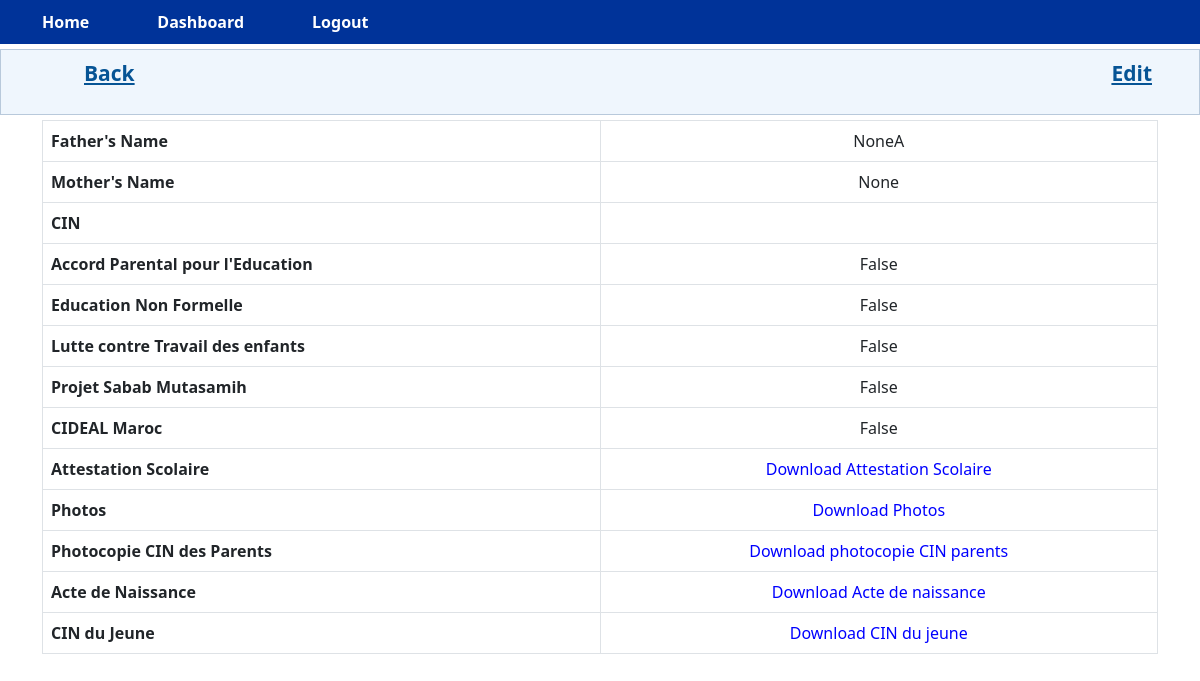
Screenshot of /view_family/1 (signed in) with the database file from the repository.
### app.py (models this page shows)
class Family(db.Model, UserMixin):
    id = db.Column(db.Integer, primary_key=True)
    pere_name = db.Column(db.String(100), nullable=True)
    maman_name = db.Column(db.String(100), nullable=True)
    cin = db.Column(db.String(20), nullable=True)
    Accord_P_Education_parental = db.Column(db.Boolean, default=False, nullable=True)
    Education_Non_Formelle = db.Column(db.Boolean, default=False, nullable=True)
    lutte_contre_Travail_des_enfants = db.Column(db.Boolean, default=False, nullable=True)
    Projet_Sabab_Mutasamih = db.Column(db.Boolean, default=False, nullable=True)
    CIDEAL_Maroc = db.Column(db.Boolean, default=False, nullable=True)
    Attestation_scolaire = db.Column(db.String(100), nullable=True)
    Photos = db.Column(db.String(100), nullable=True)
    photocopie_CIN_parents = db.Column(db.String(100), nullable=True)
    Acte_de_naissance = db.Column(db.String(100), nullable=True)
    CIN_du_jeune = db.Column(db.String(100), nullable=True)
    children_id = db.Column(db.Integer, db.ForeignKey('children.id'))
    child = db.relationship('Children', backref='parent_family')

### app.py (the view)
@app.route('/view_family/<int:child_id>')
def view_family(child_id):
    child = Children.query.get_or_404(child_id)
    family = Family.query.filter_by(children_id=child.id).first()
    form = FamilyForm()
    return render_template('view_family.html', child=child, family=family, form=form)

### app.py (called while the page is built)
@login_manager.user_loader
def load_user(id):
    with app.app_context():
        return User.query.get(int(id))

### templates/view_family.html (shortened to what this page needs)
{% extends 'dashboard.html' %}
{% block page_content %}
<div class="sidenav">
    <ul class="navbar">
        <li class="nav-item"><a href="{{ url_for('view_children', child_id=child.id) }}"> Back </a></li>
        <li class="nav-item"><a href="{{ url_for('edit_family', child_id=child.id) }}">Edit</a></li>
    </ul>
</div>
    {% if family %}
        <div class="container">
          <table class="table table-bordered">
              <tr>
                  <th>Father's Name</th>
                  <td>{{ family.pere_name }}</td>
              </tr>
              <tr>
                  <th>Mother's Name</th>
                  <td>{{ family.maman_name }}</td>
              </tr>
              <tr>
                  <th>CIN</th>
                  <td>{{ family.cin }}</td>
              </tr>
              <tr>
                  <th>Accord Parental pour l'Education</th>
                  <td>{{ family.Accord_P_Education_parental  }}</td>
              </tr>
              <tr>
                  <th>Education Non Formelle</th>
                  <td>{{ family.Education_Non_Formelle  }}</td>
              </tr>
              <tr>
                  <th>Lutte contre Travail des enfants</th>
                  <td>{{ family.lutte_contre_Travail_des_enfants  }}</td>
              </tr>
              <tr>
                  <th>Projet Sabab Mutasamih</th>
                  <td>{{ family.Projet_Sabab_Mutasamih  }}</td>
              </tr>
              <tr>
                  <th>CIDEAL Maroc</th>
                  <td>{{  family.CIDEAL_Maroc  }}</td>
                  <tr>
                    <th>Attestation Scolaire</th>
                    <td>
                        {% if family.Attestation_scolaire %}
                            <a class="download_a" href="{{ family.Attestation_scolaire }}" download>Download Attestation Scolaire</a>
                        {% else %}
                            No file uploaded.
                        {% endif %}
                    </td>
                </tr>
                <tr>
                    <th>Photos</th>
                    <td>
                        {% if family.Photos %}
                            <a class="download_a" href="{{ family.Photos }}" download>Download Photos</a>
                        {% else %}
                            No file uploaded.
                        {% endif %}
                    </td>
                </tr>
                <tr>
                    <th>Photocopie CIN des Parents</th>
                    <td>
                        {% if family.photocopie_CIN_parents %}
                            <a class="download_a" href="{{ family.photocopie_CIN_parents }}" download>Download photocopie CIN parents</a>
                        {% else %}
                            No file uploaded.
                        {% endif %}
                    </td>
                </tr>
                <tr>
                    <th>Acte de Naissance</th>
                    <td>
                        {% if family.Acte_de_naissance %}
                            <a class="download_a" href="{{ family.Acte_de_naissance }}" download>Download Acte de naissance</a>
                        {% else %}
                            No file uploaded.
                        {% endif %}
                    </td>
                </tr>
                <tr>
                    <th>CIN du Jeune</th>
                    <td>
                        {% if family.CIN_du_jeune %}
                            <a class="download_a" href="{{ family.CIN_du_jeune }}" download>Download CIN du jeune</a>
                        {% else %}
                            No file uploaded.
                        {% endif %}
                    </td>
                </tr>
        </table>
    </div>
{% else %}
    <p>No family information found for {{ child.name }}.</p>
{% endif %}
{% endblock %}

### static/css/styles.css (style rules this page uses)
ul { list-style: none; display: flex; justify-content: center; align-items: center; }
li { margin: 0 1rem; }
.sidenav { border: 1px solid #b8c9db; background-color: #eff6fd; margin: 5px 0 5px 0; padding: 0; }
.navbar { position: relative; display: flex; flex-wrap: wrap; align-items: center; justify-content: space-between; padding-top: 0.5rem; padding-bottom: 0rem; }
.nav-item { display: inline-block; padding: 0 15px 0 7px; position: relative; }
.nav-item a { color: #065495; font-size: 21px; font-weight: bold; padding-left: 28px; }
table { margin-bottom: 0px; }
a { text-decoration: none; color: #ffffff; padding: 0.5rem 1rem; border-radius: 0.5rem; transition: background-color 0.3s ease; }
table td { width: 50%; text-align: center; }
.table-bordered { width: 70%; }
.download_a { text-decoration: none; color: blue; padding: 0.5rem 1rem; border-radius: 0.5rem; }

### rows the page displays
Family: pere_name "NoneA", maman_name "None", Accord_P_Education_parental "False", Education_Non_Formelle "False", lutte_contre_Travail_des_enfants "False", Projet_Sabab_Mutasamih "False", CIDEAL_Maroc "False"
